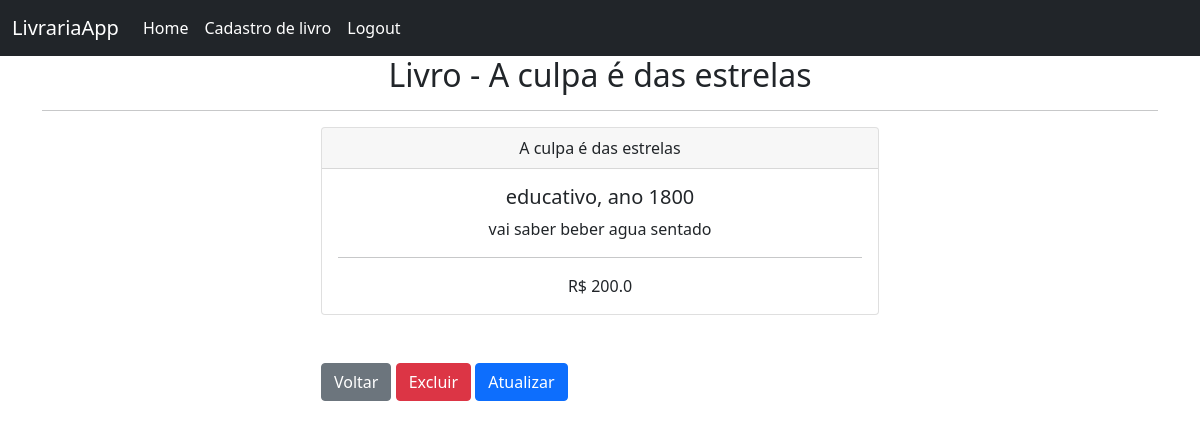
The page /book/4/ (signed in) on the database its author committed.
### livraria/models.py (models this page shows, shortened)
class Book(models.Model):
    cleated_at = models.DateTimeField(auto_now_add= True)
    title = models.CharField(max_length=50)
    description = models.CharField(max_length=200)
    year = models.IntegerField()
    genre = models.CharField(max_length=30)
    value = models.FloatField()

### livraria/views.py (the view)
# urls.py: path('book/<int:id>/', book_detail, name= 'book'),
def book_detail(request, id):
    if request.user.is_authenticated:
        book = Book.objects.get(id=id)
        return render(request, 'book.html', {'book': book})
    else:
        messages.error('Nao foi possivel ver os detalhes de um livro')
        return redirect('home')

### livraria/templates/book.html
{% extends 'base.html' %}
{% block content %}
    <h2 class="text-center">Livro - {{book.title}}</h2>
    <hr>
    <div class="col-md-6 offset-md-3">
        <div class="card">
            <div class="card-header text-center">
                {{book.title}}
            </div>
            <div class="card-body text-center">
                <h5 class="card-title">{{book.genre}}, ano {{book.year}}</h5>
                <p>{{book.description}}</p>
                <hr>
                <span>R$ {{book.value}}</span>
            </div>
        </div>
        <br><br>
        <a class="btn btn-secondary" href="{% url 'home' %}">Voltar</a>
        <a href="{% url 'delete_book' book.id %}" class="btn btn-danger">Excluir</a>
        <a href="{% url 'update_book' book.id %}" class="btn btn-primary">Atualizar</a>
    </div>
{% endblock %}

### rows shown on the page
Book: title "A culpa é das estrelas", genre "educativo", year "1800", description "vai saber beber agua sentado", value "200.0"
